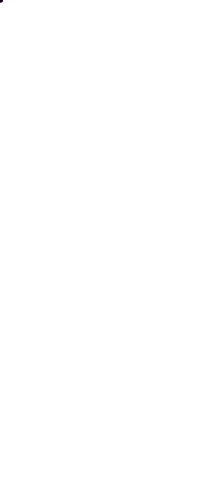
Frame 1 (no input)
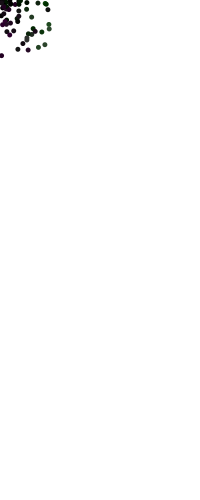
Frame 60 (the mouse pressed at the canvas centre just before this capture)
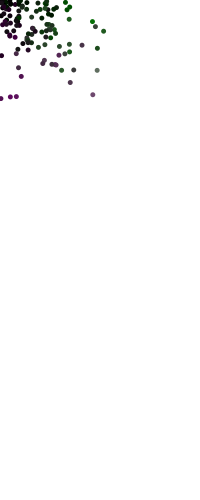
Frame 120 (the mouse held since frame 60 and released just before this capture)

The Processing sketch that drew these frames (run headless with seeded random() and noise(); from frame 60 on, the mouse is pressed at the canvas centre):

// Processing sketch: processing_168295
// ── processing_168295.pde

float a=0;
float b=0;

 void setup(){
  size(200,500);
  background(255);

}
 
void draw(){
  float r=random(0,a+1);
  float r2=random(0,b+1);
  
   noStroke();
   float r3 = r2 + random(60)-30;
  fill(r3,r + random(60)-30,r3);
  
  ellipse(r,r2,5,5);
  
  a+=1;
  b+=1;
}
